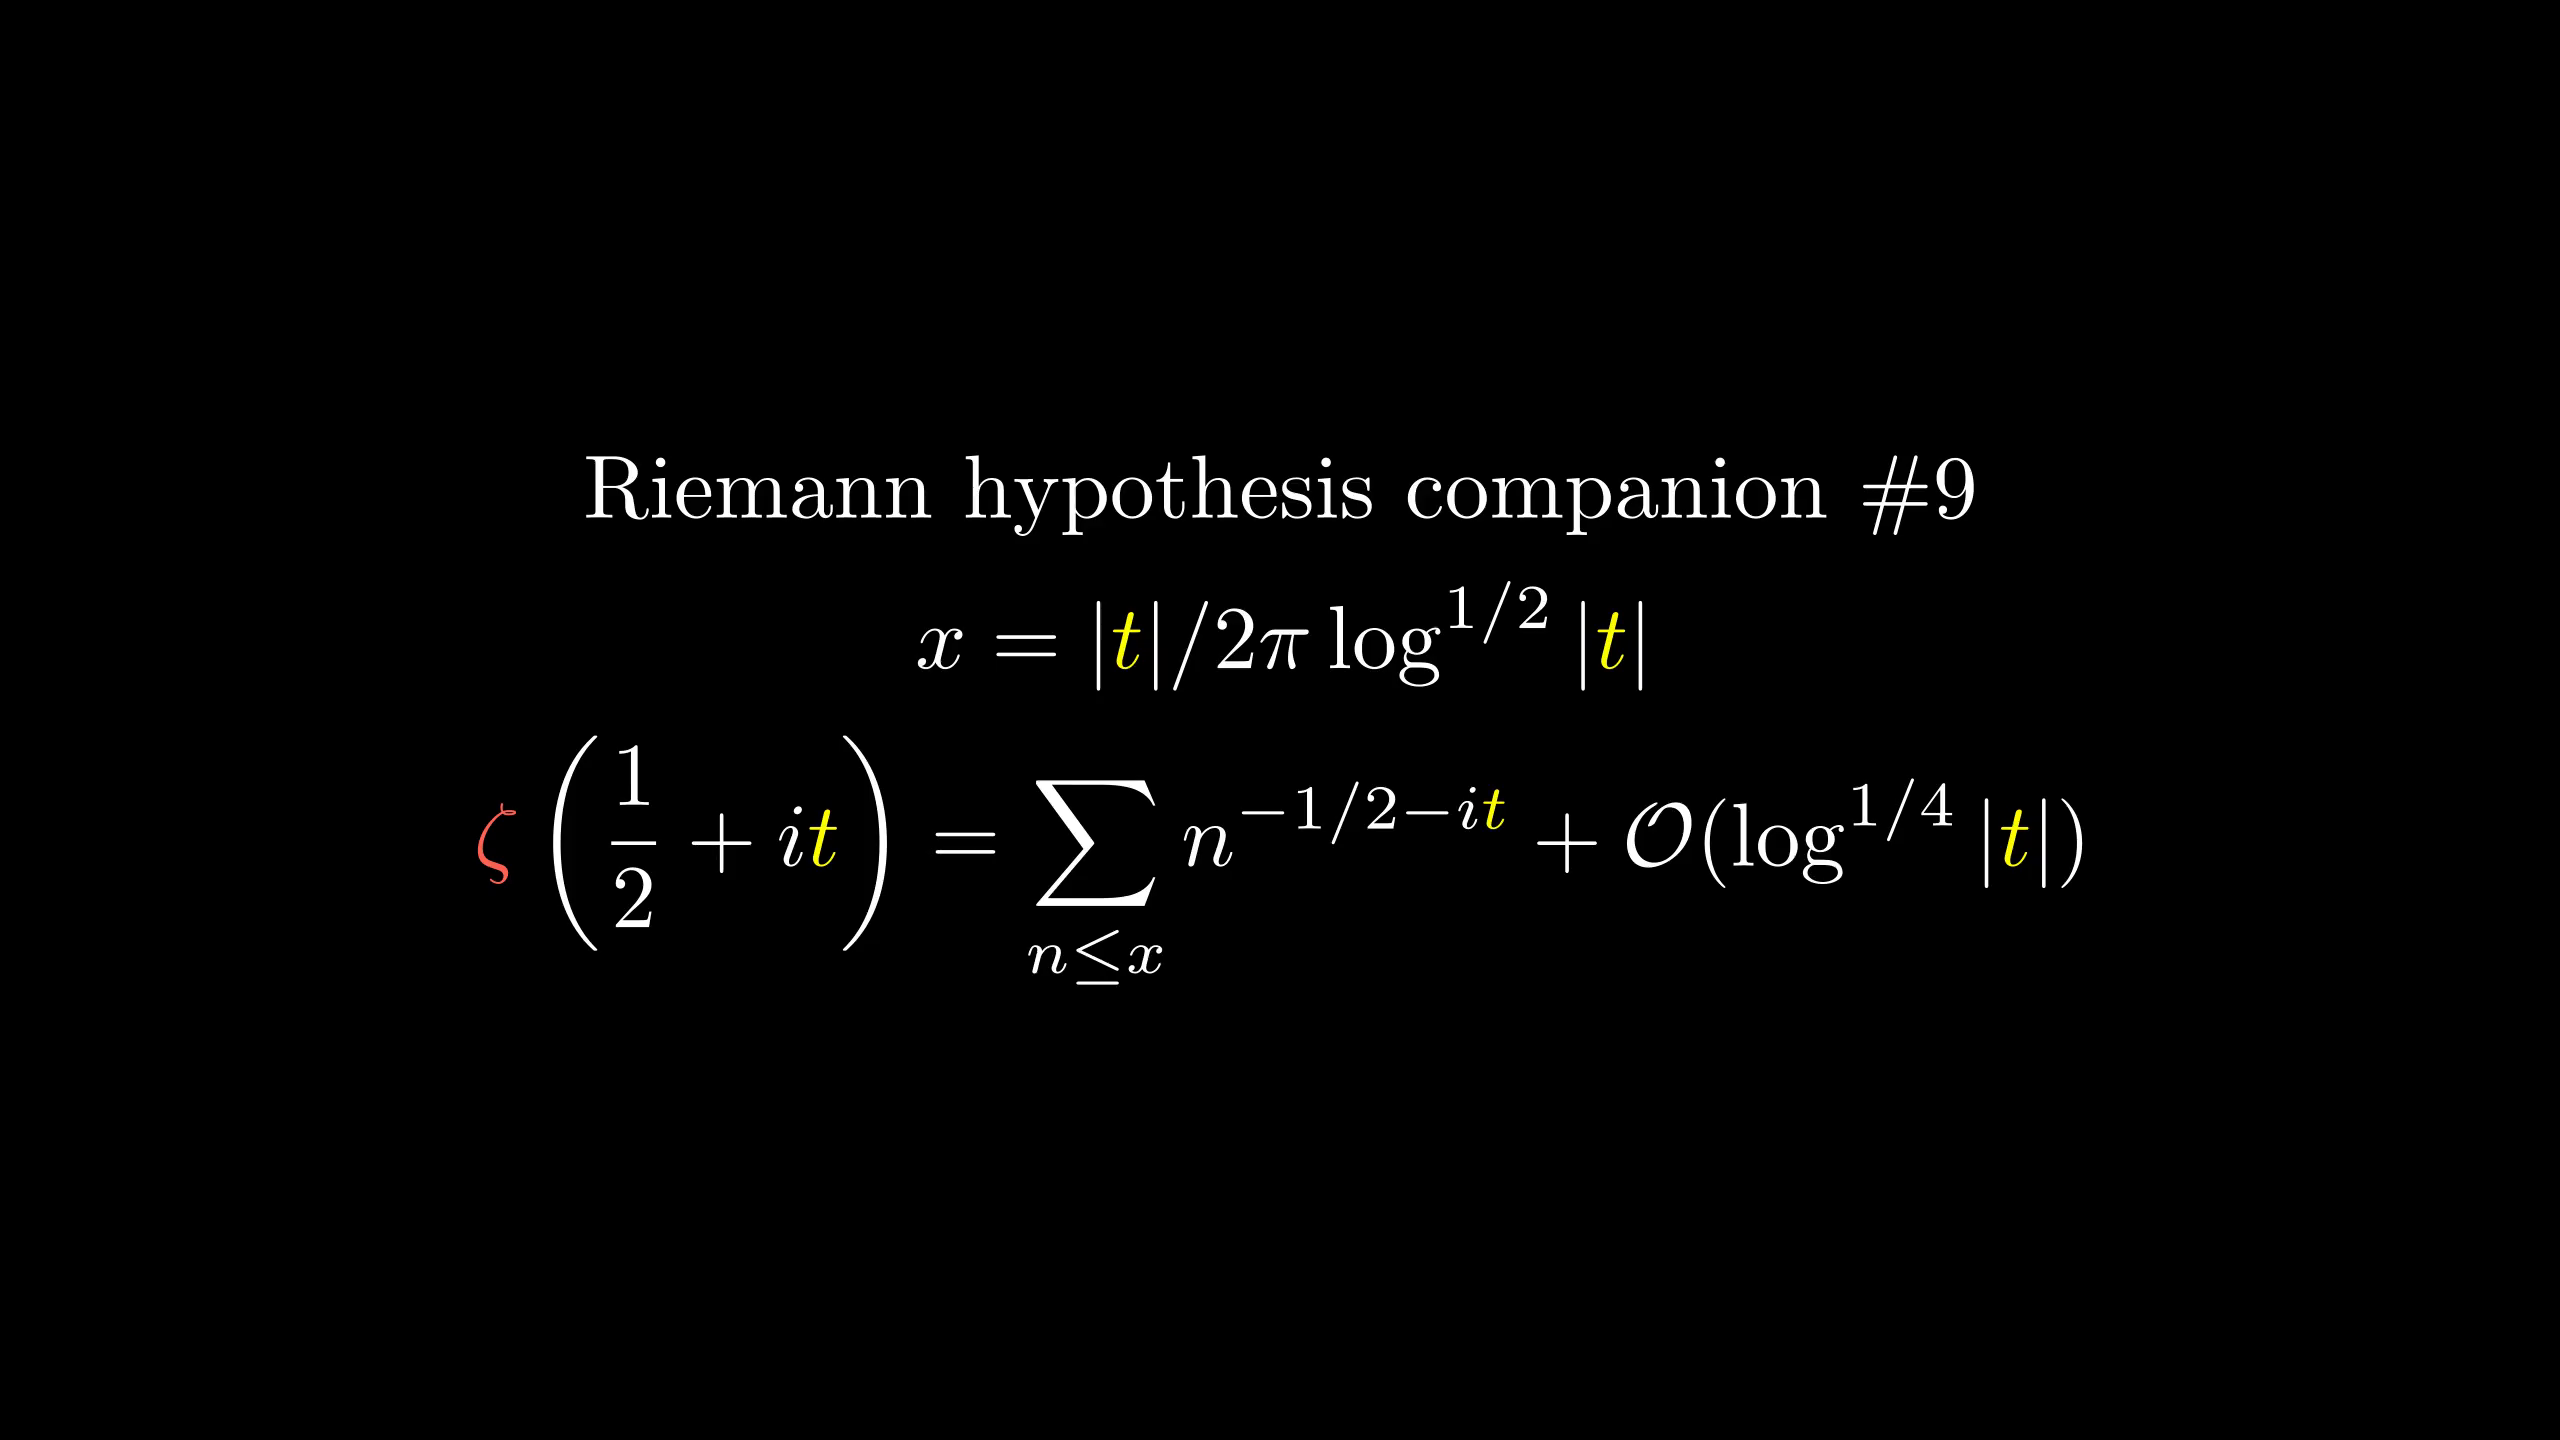

Python code for this plot:
from manimlib.imports import *

class FooScene(Scene):
    def construct(self):
        tit=TextMobject(r"Riemann hypothesis companion \#9")
        eqn=TexMobject(r"\zeta\left(\frac12+i{t}\right)=\sum_{n\le x}n^{-1/2-i{t}}+\mathcal O(\log^{1/4}|{t}|)",
                tex_to_color_map={
                    r"\zeta":RED,
                    r"{t}":YELLOW
                })
        eqn2=TexMobject(r"x=|{t}|/2\pi\log^{1/2}|{t}|",
                tex_to_color_map={
                    r"{t}":YELLOW
                })
        self.add(VGroup(tit,eqn2,eqn).arrange(DOWN))
        self.wait()
